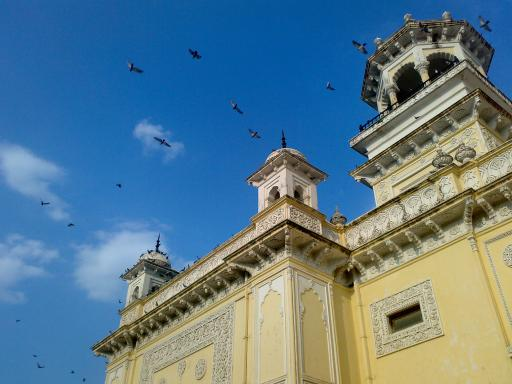
#> input picture home.jpg, 512 x 384 px
$ python test4_filter.py
#> lines starting #> are read from the running program, lines starting #| are printed output that depends on the picture
import cv2 as cv
import numpy as np
from matplotlib import pyplot as plt

img_brg = cv.imread("home.jpg")
#> img_brg is the input picture: shape (384, 512, 3); mean B, G, R 141.2, 123.9, 91.6
img_rgb = cv.cvtColor(img_brg, cv.COLOR_BGR2RGB)

img_blur = cv.blur(img_rgb,(3,3))

# https://numpy.org/doc/stable/reference/generated/numpy.array.html
# 얘는 총합이 0인 디테일 필터. 총합이 1이면 원본과 비슷.

# mat 함수는 배열로 만들어주는 함수.
kernel = np.array(np.mat('-1.0,-1.0,-1.0;-1.0,8.0,-1.0;-1.0,-1.0,-1.0'))
kernel_new = kernel / 9.0

# 원본에 디테일 필터를 취해주면 -> 샤프 해진다.(x) / 하이프리퀀시만 존재하는 이미지 됨.
# 원본에 디테일필터를 취한것 + 원본 -> 샤프필터

# 디테일 필터.
img_sharp = cv.filter2D(img_rgb, -1, kernel_new) * 3
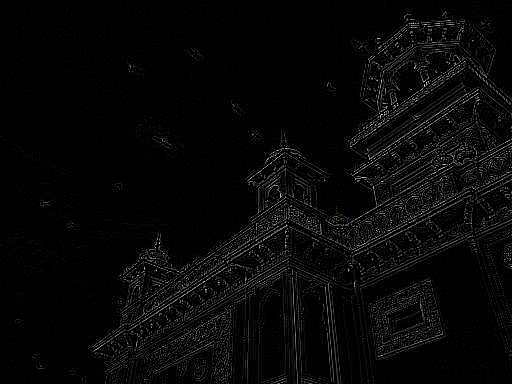
#> img_sharp: shape (384, 512, 3); mean R, G, B 7.8, 7.8, 7.8

# try and think why...
# img_sharp = cv.filter2D(img_rgb, -1, kernel / 3.0) ... same result okay.

# cv.subtract(img_rgb * 3, img_blur * 3) ?? why different?
# 원본에서 블러를 뺌.
# img_rgb * 3 - img_blur * 3 ?? why different?
# hint: data type

# suvtract는 뺄셈 결과가 0보다 작으면 픽셀 값을 0으로 설정!! -> 음수값이 존재하면 안된다.
# 255를 초과한 값을 최대값으로

plt.subplot(2,2,1), plt.imshow(img_rgb)
plt.title("input rgb image")
plt.subplot(2,2,2), plt.imshow(img_blur)
plt.title("blur image")
# 원본 - 블러 = 디테일 필터 증명 / *3 는 값이 너무 안보여서 그냥 적용
plt.subplot(2,2,3), plt.imshow(cv.subtract(img_rgb, img_blur) * 3)
plt.title("subtract로 구현")
plt.subplot(2,2,4), plt.imshow(img_sharp)
plt.title("샤프이미지")
plt.show()
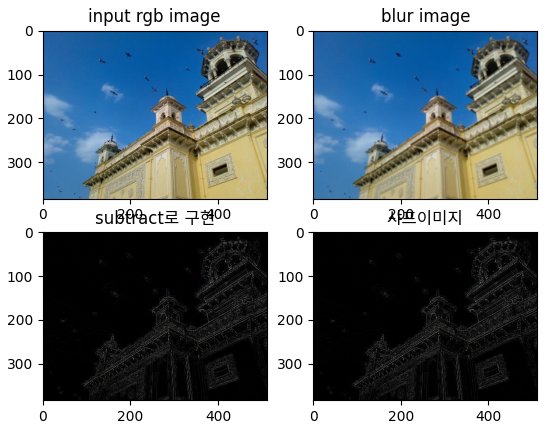
#> figure drawn by matplotlib, 4 panels

$ run again, with apple.jpg copied over home.jpg
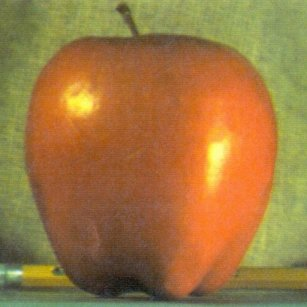
#> input picture apple.jpg, 307 x 307 px
#> img_brg is the input picture: shape (307, 307, 3); mean B, G, R 64.8, 119.7, 159
#> `img_sharp = cv.filter2D(img_rgb, -1, kernel_new) * 3`:
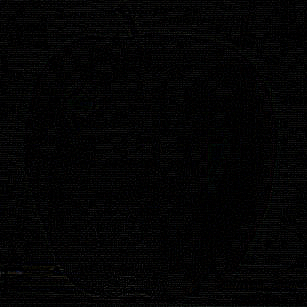
#> img_sharp: shape (307, 307, 3); mean R, G, B 3.6, 3.6, 3.7
#> `plt.show()`:
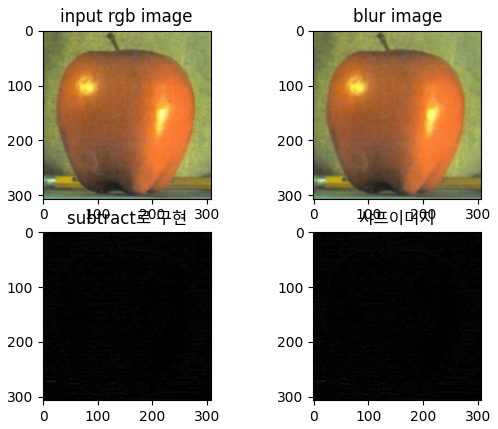
#> figure drawn by matplotlib, 4 panels
